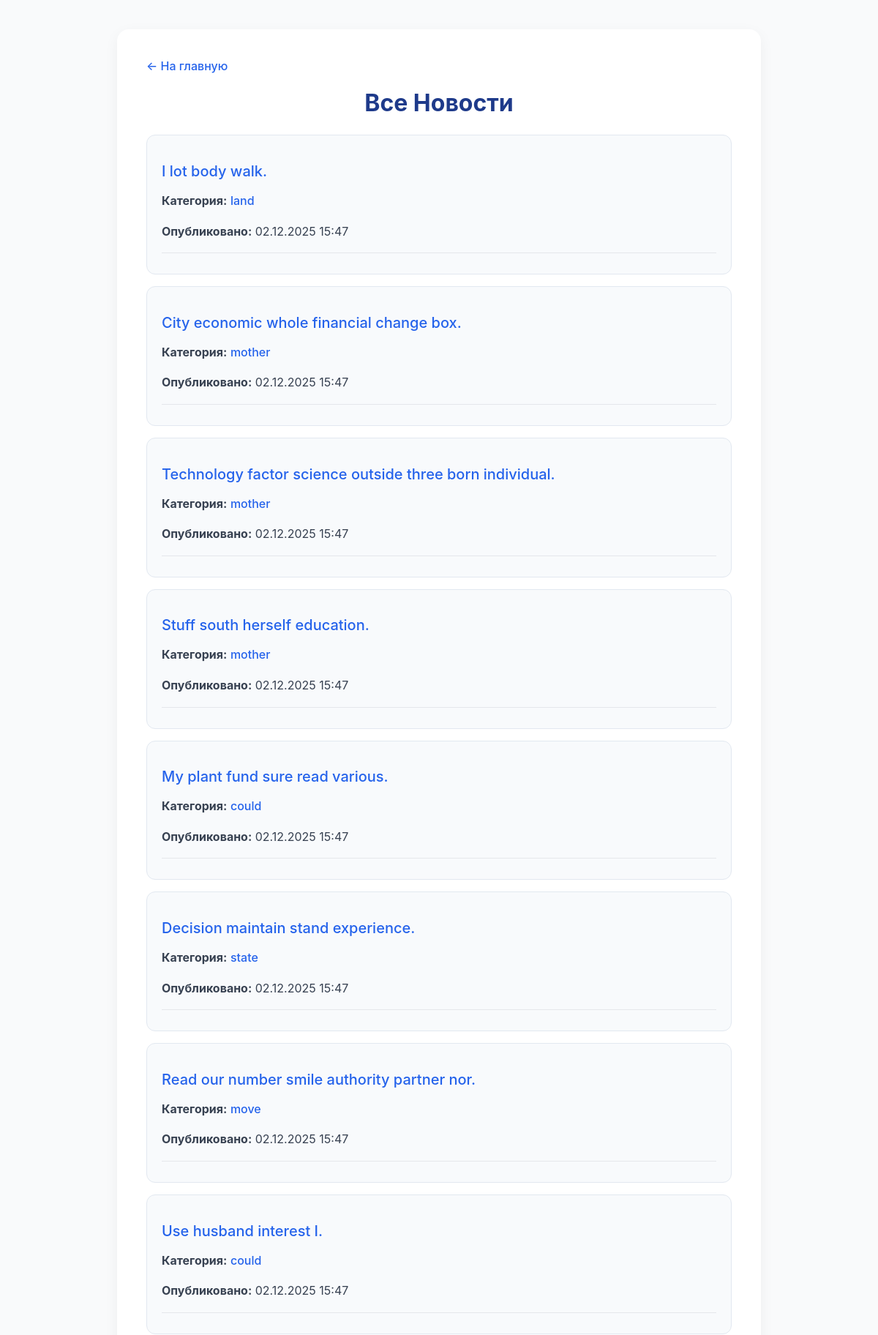
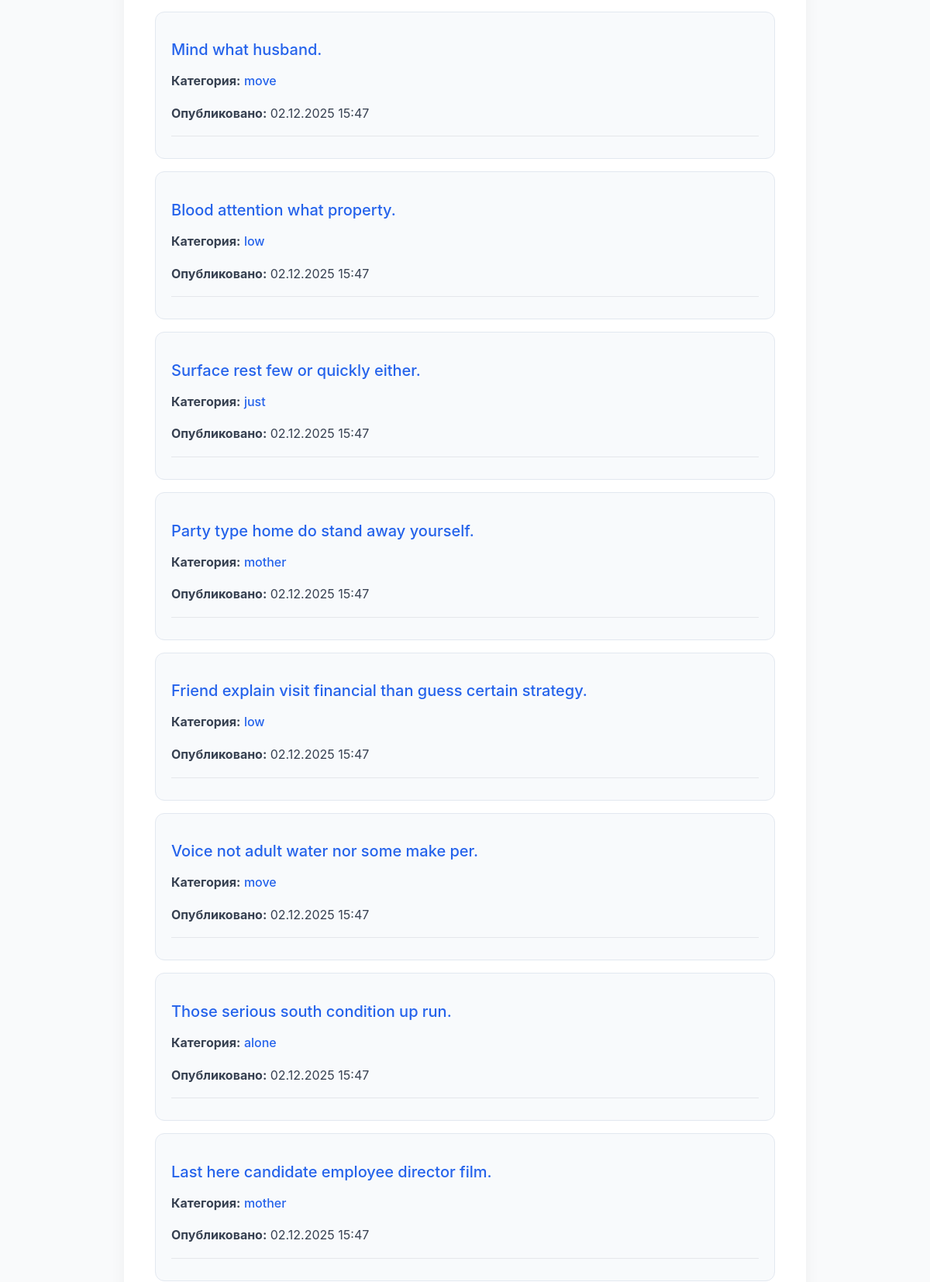
Page /news/ (upper part) on the committed database (2 pictures, top to bottom).
### apps/news/models.py (models this page shows, shortened)
class News(AbstractBaseModel):
    title = models.CharField(max_length=255)
    content = models.TextField()
    image = models.ImageField(upload_to='news_images/', blank=True, null=True)
    category = models.ForeignKey(Category, on_delete=models.SET_NULL, null=True, related_name='news')
    author = models.ForeignKey(Author, on_delete=models.SET_NULL, null=True, related_name='news')
    published_at = models.DateTimeField(auto_now_add=True)
    is_published = models.BooleanField(default=True)

class Category(AbstractBaseModel):
    name = models.CharField(max_length=100, unique=True)

### apps/news/views.py (the view)
# urls.py: path('', views.news_list, name='news_list'),
def news_list(request):
    all_news = News.objects.filter(is_published=True).order_by('-published_at')
    if request.headers.get('Accept') == 'application/json':
        serializer = NewsSerializer(all_news, many=True)
        return JsonResponse(serializer.data, safe=False)
    context = {
        'news': all_news,
        'title': 'Все Новости'
    }
    return render(request, 'news_list.html', context)

### apps/news/templates/news_list.html (shortened to what this page needs)
<!DOCTYPE html>
<html lang="ru">
<head>
</head>
<body>
    <div class="container">
        <a href="{% url 'home' %}">← На главную</a>
        <h1>{{ title }}</h1>
        {% if news %}
            <ul>
            {% for item in news %}
                <li>
                    <h2><a href="{% url 'news:news_detail' news_id=item.id %}">{{ item.title }}</a></h2>
                    <p>
                        <strong>Категория:</strong>
                        {% if item.category %}
                            <a href="{% url 'news:news_by_category' category_id=item.category.id %}">{{ item.category.name }}</a>
                        {% else %}
                            (Нет категории)
                        {% endif %}
                    </p>
                    <p><strong>Опубликовано:</strong> {{ item.published_at|date:"d.m.Y H:i" }}</p>
                    <hr>
                </li>
            {% endfor %}
            </ul>
        {% else %}
            <p class="empty">К сожалению, на данный момент нет опубликованных новостей.</p>
        {% endif %}
    </div>
</body>
</html>

### apps/news/templates/news_list.html (style rules this page uses)
body { font-family: 'Inter', 'Segoe UI', Roboto, sans-serif; background: #f9fafb; color: #111827; margin: 0; padding: 40px 20px; display: flex; justify-content: center; }
.container { max-width: 800px; width: 100%; background: #ffffff; border-radius: 16px; padding: 40px; box-shadow: 0 6px 20px rgba(0, 0, 0, 0.05); }
a { color: #2563eb; text-decoration: none; font-weight: 500; transition: all 0.2s ease; }
h1 { font-size: 2rem; color: #1e3a8a; margin-bottom: 24px; text-align: center; }
h2 { font-size: 1.25rem; color: #1e40af; margin-bottom: 8px; }
ul { list-style: none; padding: 0; margin: 0; }
li { background: #f8fafc; border: 1px solid #e2e8f0; border-radius: 12px; margin-bottom: 16px; padding: 20px; transition: all 0.3s ease; }
p { color: #374151; line-height: 1.6; }
hr { border: none; border-top: 1px solid #e5e7eb; margin-top: 16px; }

### rows in the picture
News: title "I lot body walk.", category.name "land", published_at "02.12.2025 15:47"
News: title "City economic whole financial change box.", category.name "mother", published_at "02.12.2025 15:47"
News: title "Technology factor science outside three born individual.", category.name "mother", published_at "02.12.2025 15:47"
News: title "Stuff south herself education.", category.name "mother", published_at "02.12.2025 15:47"
News: title "My plant fund sure read various.", category.name "could", published_at "02.12.2025 15:47"
News: title "Decision maintain stand experience.", category.name "state", published_at "02.12.2025 15:47"
News: title "Read our number smile authority partner nor.", category.name "move", published_at "02.12.2025 15:47"
News: title "Use husband interest I.", category.name "could", published_at "02.12.2025 15:47"
News: title "Mind what husband.", category.name "move", published_at "02.12.2025 15:47"
News: title "Blood attention what property.", category.name "low", published_at "02.12.2025 15:47"
News: title "Surface rest few or quickly either.", category.name "just", published_at "02.12.2025 15:47"
News: title "Party type home do stand away yourself.", category.name "mother", published_at "02.12.2025 15:47"
News: title "Friend explain visit financial than guess certain strategy.", category.name "low", published_at "02.12.2025 15:47"
News: title "Voice not adult water nor some make per.", category.name "move", published_at "02.12.2025 15:47"
News: title "Those serious south condition up run.", category.name "alone", published_at "02.12.2025 15:47"
News: title "Last here candidate employee director film.", category.name "mother", published_at "02.12.2025 15:47"

### other values in the picture
{{ title }} "Все Новости"
